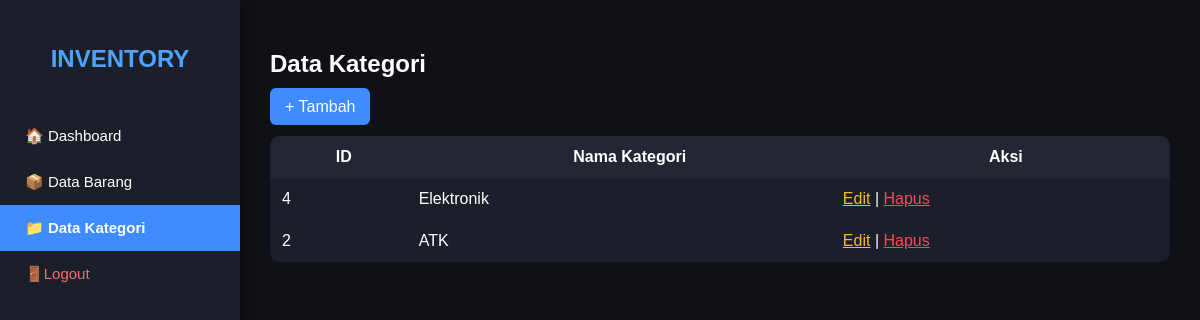
The page /inventory_db/admin/kategori/index.php (signed in) on the database its author committed.
### tables this page shows
CREATE TABLE `kategori` (
  `id_kategori` int(11) NOT NULL,
  `nama_kategori` varchar(100) NOT NULL
);

### inventory_db/admin/kategori/index.php (the view)
<?php
include "../layout/sidebar.php";
include "../layout/header.php";
include "../koneksi.php";
$data = mysqli_query($koneksi, "SELECT * FROM kategori ORDER BY id_kategori DESC");
?>
<h2>Data Kategori</h2>
<a href="tambah.php" style="padding:10px 15px;background:#3e8cff;border-radius:6px;color:#fff;text-decoration:none;">+ Tambah</a>
<table style="width:100%;margin-top:20px;background:#1b1f2a;border-radius:10px;overflow:hidden;border-collapse:collapse;">
    <tr style="background:#232734;">
        <th style="padding:12px;">ID</th>
        <th>Nama Kategori</th>
        <th>Aksi</th>
    </tr>
    <?php while($k = mysqli_fetch_assoc($data)): ?>
    <tr>
        <td style="padding:12px;"><?= $k['id_kategori'] ?></td>
        <td><?= $k['nama_kategori'] ?></td>
        <td>
            <a href="edit.php?id=<?= $k['id_kategori'] ?>" style="color:#f7b731;">Edit</a> |
            <a href="hapus.php?id=<?= $k['id_kategori'] ?>" style="color:#ff4757;" onclick="return confirm('Hapus?')">Hapus</a>
        </td>
    </tr>
    <?php endwhile; ?>
</table>
<?php include "../layout/footer.php"; ?>

### inventory_db/admin/layout/sidebar.php (style rules this page uses)
body { margin: 0; padding: 0; background: #0f1117; font-family: Arial, sans-serif; color: #fff; }

### rows shown on the page
kategori: id_kategori "4", nama_kategori "Elektronik"
kategori: id_kategori "2", nama_kategori "ATK"
